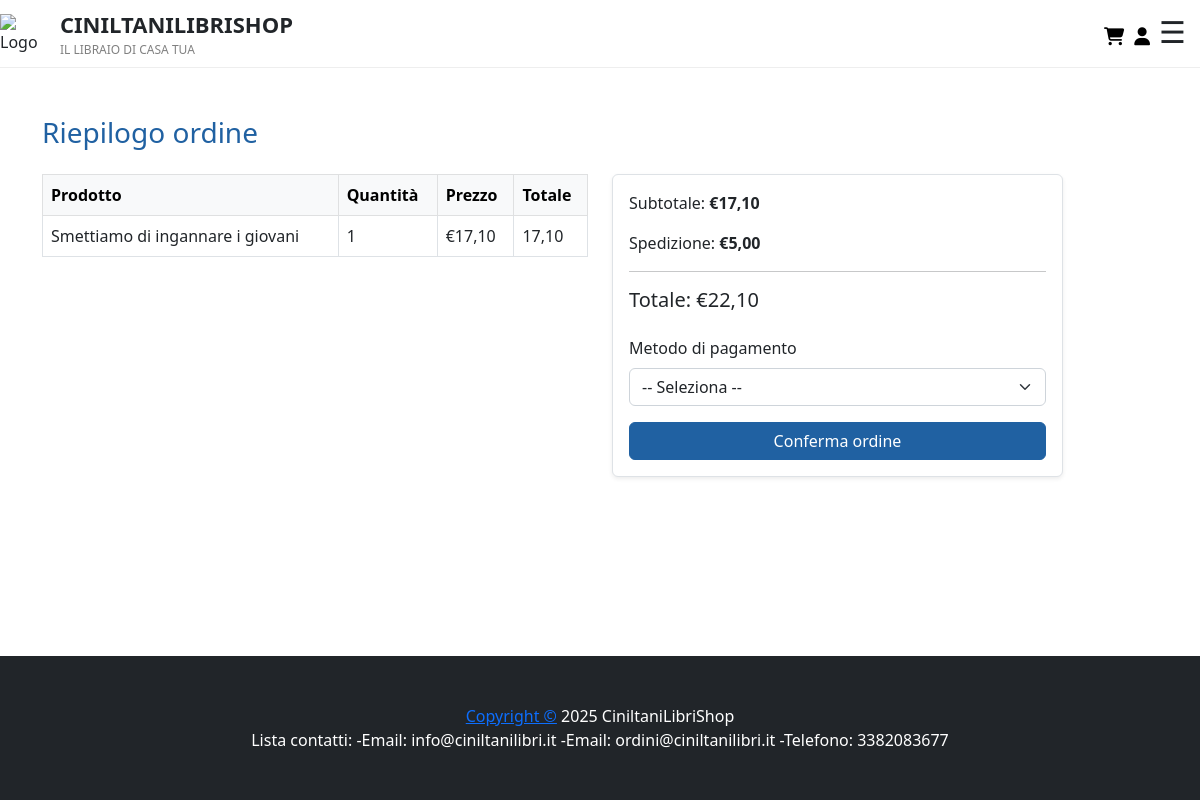
The page /ecommerce/checkout/ (signed in) on the database its author committed.
### ecommerce/models.py (models this page shows, shortened)
class Carrello(models.Model):
    utente = models.ForeignKey(Utente, on_delete=models.CASCADE)
    prodotto = models.ForeignKey(Prodotto, on_delete=models.CASCADE)
    quantita = models.PositiveIntegerField(default=1)

class Prodotto(models.Model):
    CATEGORIE = [
        ('libri', 'Libri'),
        ('oggettistica', 'Oggettistica'),
        ('cereria', 'Cereria'),
        ('immaginette', 'Immaginette'),
        ('santa_messa', 'Ostie e vino per S. Messa'),
        ('incenso-carboncini', 'Incenso e carboncini'),
    ]
    CLASSI_SPEDIZIONE = [
        ('incenso-carboncini', 'Carboncini incenso'),
        ('libri', 'Libri'),
        ('oggettistica', 'Oggettistica'),
        ('vino', 'Vino'),
    ]
    nome = models.CharField(max_length=120)
    descrizione = models.TextField(blank=True, null=True)
    categoria = models.CharField(max_length=20, choices=CATEGORIE)
    prezzo = models.DecimalField(max_digits=10, decimal_places=2)
    prezzo_scontato = models.DecimalField(max_digits=10, decimal_places=2)
    foto = models.ImageField(upload_to="prodotti/")
    lunghezza_cm = models.DecimalField(max_digits=6, decimal_places=2, blank=True, null=True)
    larghezza_cm = models.DecimalField(max_digits=6, decimal_places=2, blank=True, null=True)
    altezza_cm = models.DecimalField(max_digits=6, decimal_places=2, blank=True, null=True)
    peso_g = models.DecimalField(max_digits=7, decimal_places=2, blank=True, null=True)
    classe_spedizione = models.CharField(max_length=20, choices=CLASSI_SPEDIZIONE, blank=True, null=True)
    quantita = models.PositiveSmallIntegerField()
    disponibile = models.BooleanField(default=True)
    class Meta:
        verbose_name = "Prodotto"
        verbose_name_plural = "Prodotti"

### ecommerce/views.py (the view, shortened to what this page needs)
# urls.py: path('checkout/', views.checkout, name='checkout'),
@login_required
def checkout(request):
    utente = request.user
    carrello_items = Carrello.objects.filter(utente=utente)
    if not carrello_items.exists():
        return redirect('ecommerce:visualizza_carrello')
    for item in carrello_items:
        prezzo = item.prodotto.prezzo_scontato or item.prodotto.prezzo
        item.totale = prezzo * item.quantita  # aggiungi attributo dinamico
    subtotale = Decimal('0.00')
    for item in carrello_items:
        prezzo = item.prodotto.prezzo_scontato or item.prodotto.prezzo
        subtotale += prezzo * item.quantita
    costo_spedizione = Decimal('5.00')
    totale = subtotale + costo_spedizione
    return render(request, 'checkout.html', {
        'carrello_items': carrello_items,
        'subtotale': subtotale,
        'totale': totale,
        'costo_spedizione': costo_spedizione,
        'ordine_completato': False,
    })

### ecommerce/templates/checkout.html (shortened to what this page needs)
{% extends "index.html" %}
{% load static %}
{% block content %}
<section class="py-5">
  <div class="container">
    {% if ordine_completato %}
      <div class="alert alert-success text-center">
        <h4 class="mb-3">Ordine completato con successo!</h4>
        <p>Grazie per il tuo acquisto. Il numero del tuo ordine è <strong>#{{ numero_ordine }}</strong>.</p>
        <a href="{% url 'ecommerce:catalogo' %}" class="btn btn-primary mt-3">Torna al catalogo</a>
      </div>
    {% else %}
      <h3 class="mb-4" style="color:#2061A2;">Riepilogo ordine</h3>
      <div class="row">
        <div class="col-md-6">
          <table class="table table-bordered">
            <thead class="table-light">
              <tr>
                <th>Prodotto</th>
                <th>Quantità</th>
                <th>Prezzo</th>
                <th>Totale</th>
              </tr>
            </thead>
            <tbody>
              {% for item in carrello_items %}
              <tr>
                <td>{{ item.prodotto.nome }}</td>
                <td>{{ item.quantita }}</td>
                <td>€{{ item.prodotto.prezzo_scontato|default:item.prodotto.prezzo|floatformat:2 }}</td>
                <td>
                  {{ item.totale|floatformat:2 }}
                </td>
              </tr>
              {% endfor %}
            </tbody>
          </table>
        </div>
        <div class="col-md-5">
          <div class="card border shadow-sm">
            <div class="card-body">
              <p>Subtotale: <strong>€{{ subtotale|floatformat:2 }}</strong></p>
              <p>Spedizione: <strong>{% if costo_spedizione == 0 %}Gratuita{% else %}€{{ costo_spedizione|floatformat:2 }}{% endif %}</strong></p>
              <hr>
              <h5>Totale: €{{ totale|floatformat:2 }}</h5>
              <form id="checkout-form" method="post" novalidate>
                <div class="mb-3 mt-4">
                  <label class="form-label">Metodo di pagamento</label>
                  <select class="form-select" name="metodo_pagamento" id="metodo_pagamento" required>
                    <option value="">-- Seleziona --</option>
                  </select>
                </div>
                <button type="submit" class="btn btn-primary w-100">Conferma ordine</button>
              </form>
            </div>
          </div>
        </div>
      </div>
    {% endif %}
  </div>
</section>
{% endblock %}

### ecommerce/templates/checkout.html (style rules this page uses)
.btn-primary { background-color: #2061A2; border-color: #2061A2; }

### rows shown on the page
Carrello: prodotto.nome "Smettiamo di ingannare i giovani", quantita "1", prodotto.prezzo_scontato "17,10", totale "17,10"

### other values the page prints
{{ subtotale|floatformat:2 }} "17,10"
{{ costo_spedizione|floatformat:2 }} "5,00"
{{ totale|floatformat:2 }} "22,10"
